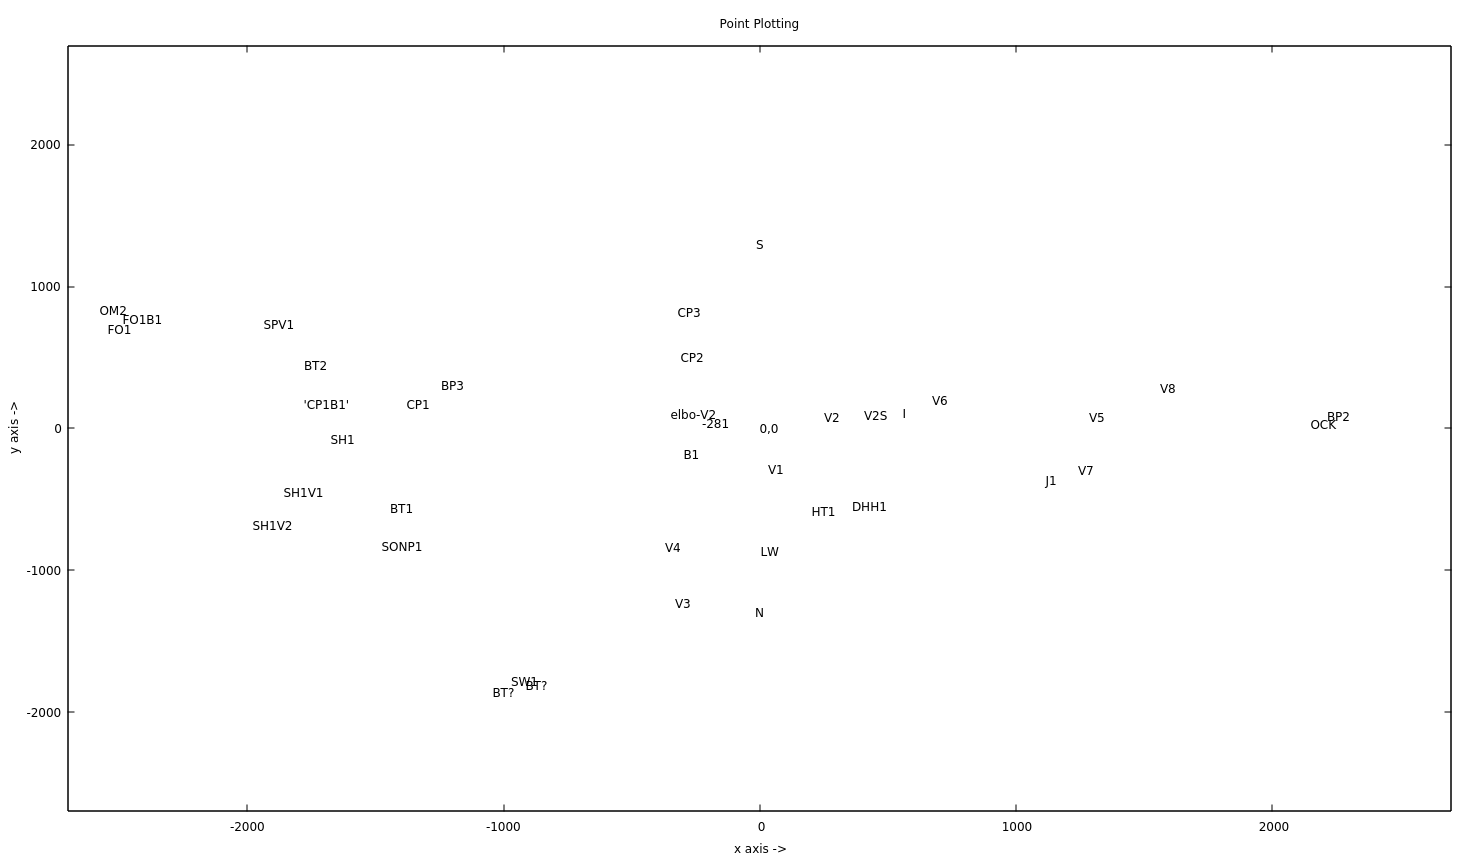

Write gnuplot code to recreate this figure.

unset key

set xrange [-2700: 2700]
set yrange [-2700: 2700]

set title "Point Plotting"

set xlabel "x axis ->"
set ylabel "y axis ->"

set tics

set style function dots

set parametric

print "2D plot ahead, one moment please ..."

set label "0,0" at 0, 0

plot 'overworld-map.data' using 1:2:3 with labels 

pause -1 "Hit return to continue"

reset
